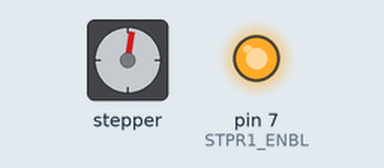
Simulated run of this sketch. Board: Arduino Uno, built with avr-gcc and run on an emulated ATmega328P. On the bench: stepper motor, output pins drawn as LEDs (lit = HIGH). Stepper angles assume 200 steps per turn.

Above: at 0.15 s.
Timing chart, 0 to 1.8 s (numbered marks = the images above):
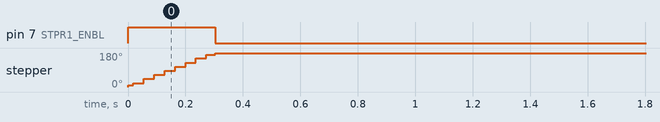

The sketch:

test_stepper.ino
```cpp
/* test_stepper.ino
 *
 *  ////////////////////////////////////////////////////////
 *  Documentation table of contents:
 * I. OVERVIEW
 * II. REQUIREMENTS
 * III. INSTRUCTIONS
 *
 * Last updated DDK 2017-08-24
 *
 * /////////////////////////////////////////////////////////
 * I. OVERVIEW:
 *
 * Simple sketch to make a stepper motor rotate some number
 * of steps once, independent of any hall effect sensors.
 * Use this to test that the stepper and all associated digital
 * output pins and the connections are working.
 *
 * Verified to work on Build3 160506.
 *
 *
 * ////////////////////////////////////////////////////////////
 * II. REQUIREMENTS:
 *
 * 1) Bipolar stepper motor connected to H-bridge (e.g. L293D) in
 *    2-pin configuration. For instructions on how to achieve this, see:
 *    http://www.tigoe.net/pcomp/code/circuits/motors/stepper-motors/
 *
 * 2) Arduino microcrontroller configured to control H-bridge. See
 *    link above for detailed instructions on circuit configuration.
 *
 * 3) The Arduino MUST be powered by ~5V; the stepper will otherwise
 *    draw too much current and the Arduino will not be detected.
 *
 *
 * ////////////////////////////////////////////////////////////
 * III. INSTRUCTIONS:
 *
 * Ensure that the pins specified in this sketch match the
 * pins connected to the stepper motor. Upload the sketch to
 * the Arduino microcontroller.
 *
 */

#include <Arduino.h>
#include <Stepper.h>

int steps = 100; //set the number of steps you want to perform here

//Declare stepper variables
const int MOTOR_STEPS = 200;
const int STPR1_PIN1 = 8;
const int STPR1_PIN2 = 6;
const int STPR1_ENBL = 7;

//Instantiate stepper object
Stepper stpr1(MOTOR_STEPS, STPR1_PIN1, STPR1_PIN2) ;

boolean once = false;

void setup() {
  // put your setup code here, to run once:
  pinMode(STPR1_PIN1, OUTPUT);
  pinMode(STPR1_PIN2, OUTPUT);
  pinMode(STPR1_ENBL, OUTPUT);
  digitalWrite(STPR1_ENBL, LOW);
  stpr1.setSpeed(100);
}

void loop() {
  // put your main code here, to run repeatedly:
  if ( once == false ){

    digitalWrite( STPR1_ENBL, HIGH );
    stpr1.step( steps );
    digitalWrite( STPR1_ENBL, LOW );

    once = true;
  }
}
```

Measured:
- by itself, pin 7 (STPR1_ENBL): LOW → HIGH at 0.00 s, → LOW 0.30 s later
- by itself, stepper: turns 180° clockwise in 0.30 s
